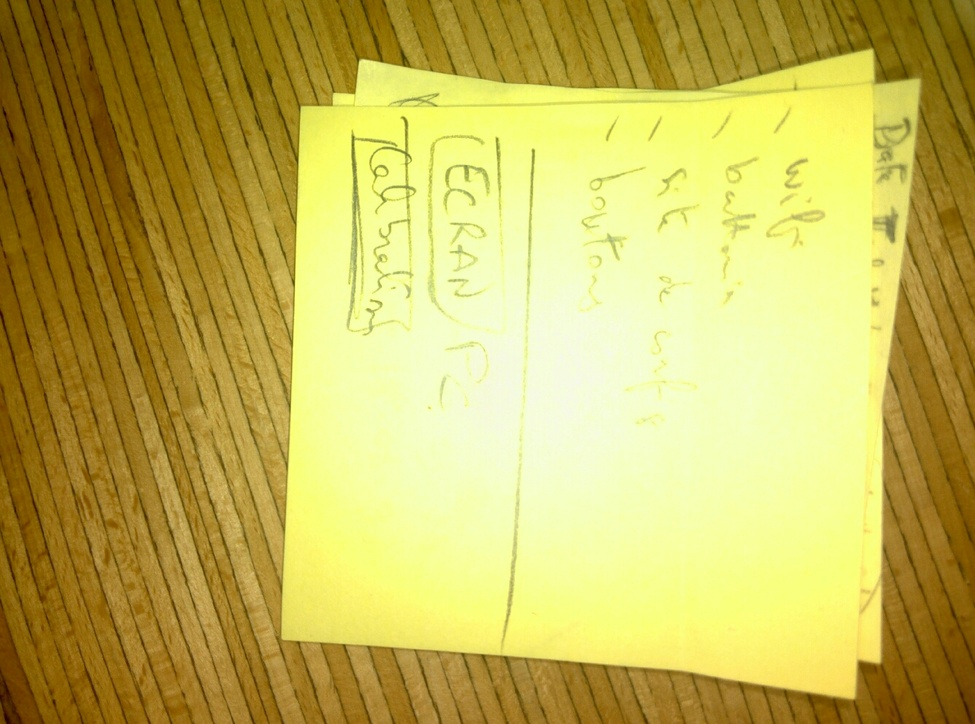
//> input picture goodTestImage.jpg, 975 x 724 px, shrunk from 1337 x 992 before the run
$ ./main goodTestImage.jpg out.png   (built with g++ and OpenCV 4)
//> lines starting //> are read from the running program, lines starting //| are printed output that depends on the picture
////////////////////////////////////////////////////////////////////////

////////////////////////////////////////////////////////////////////////
#include <stdlib.h>
#include <iostream>
#include <stdio.h>
#include <math.h>
#include <cv.h>
#include <highgui.h>
#include <opencv2/core/core.hpp>
#include <opencv2/highgui/highgui.hpp>
#include "opencv2/imgproc/imgproc.hpp"
#include <opencv2/ximgproc/fast_hough_transform.hpp>
#include <opencv/cv.h>
#include <opencv/highgui.h>
int main(int argc, char *argv[])
{
  // [4 lines of commented-out code are left out]

  if(argc<3){
    printf("Usage: main <image-file-name-input> <image-file-name-output>\n");
    exit(0);
  }

  // void cv::ximgproc::FastHoughTransform   (   InputArray    src,
  //   OutputArray   dst,
  //   int   dstMatDepth,
  //   int   angleRange = ARO_315_135,
  //   int   op = FHT_ADD,
  //   int   makeSkew = HDO_DESKEW
  // )

  // load an image
  // std::cout<<argv[1]<<std::endl;
  cv::Mat image = cv::imread(argv[1],CV_LOAD_IMAGE_GRAYSCALE);
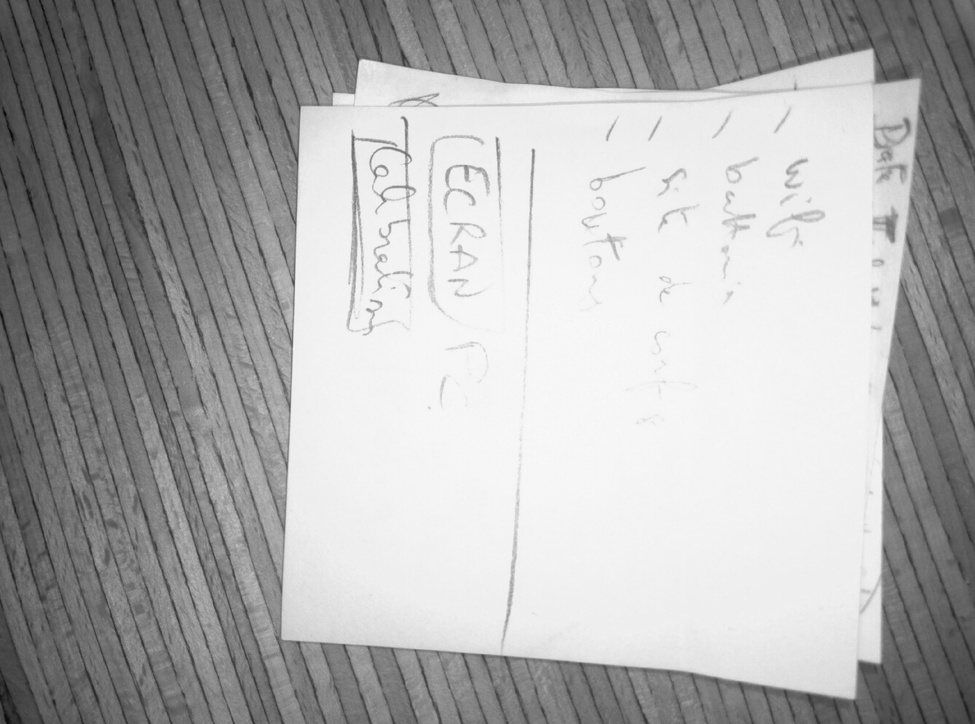
//> image: 724 rows x 975 cols, CV_8UC1; min 7, max 250, mean 174.2
  // [5 lines of commented-out code are left out]
  cv::imwrite("imageWritten.jpg",image);
  int lowThreshold;
  int const max_lowThreshold = 100;
  int ratio = 3;
  int kernel_size = 3;

  cv::Mat edge;
  cv::Canny( image, edge,40.0,100.0,3);// lowThreshold, lowThreshold*ratio, kernel_size );
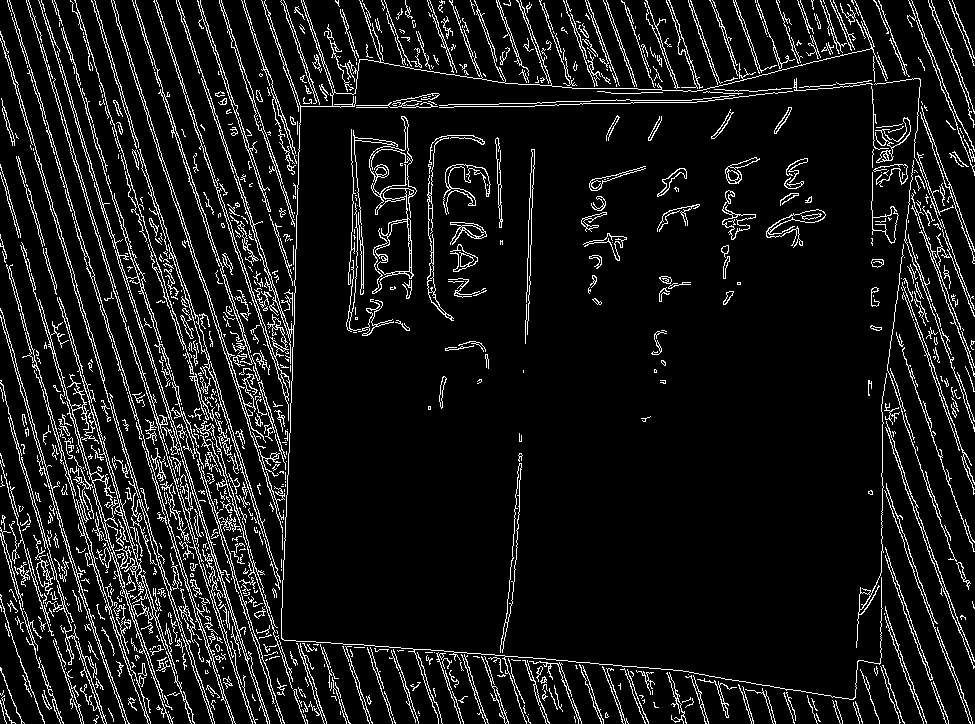
//> edge: 724 rows x 975 cols, CV_8UC1; 9.2% white in thin lines or dots
  edge.convertTo(edge,CV_32FC1);edge=edge/255.0;
//> after `edge.convertTo(edge, CV_32FC1)`: edge: 724 rows x 975 cols, CV_32FC1; 9.2% white in thin lines or dots
//> after `edge = edge / 255.0`:
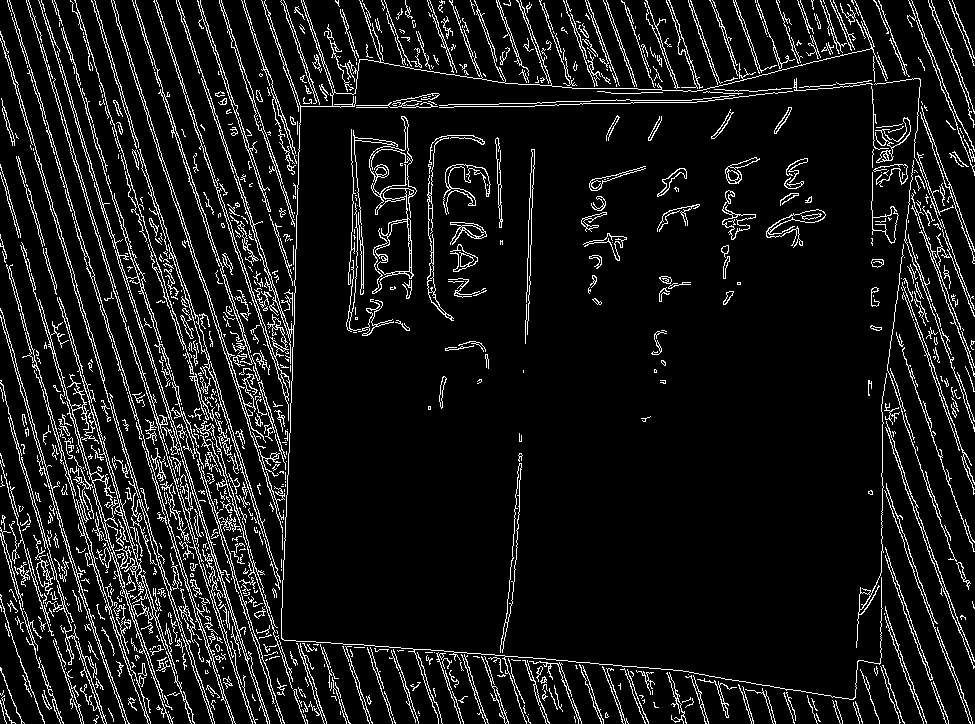
//> edge: 724 rows x 975 cols, CV_32FC1; values 0 (black) and 1 (white), 9.2% white in thin lines or dots
  cv::imwrite("edgeWritten.jpg",edge);
  // [7 lines of commented-out code are left out]
  cv::Mat houghTransform;
  cv::ximgproc::FastHoughTransform(edge,houghTransform,edge.depth());//,cv::ximgproc::ARO_315_135,cv::ximgproc::FHT_ADD,cv::ximgproc::HDO_DESKEW);
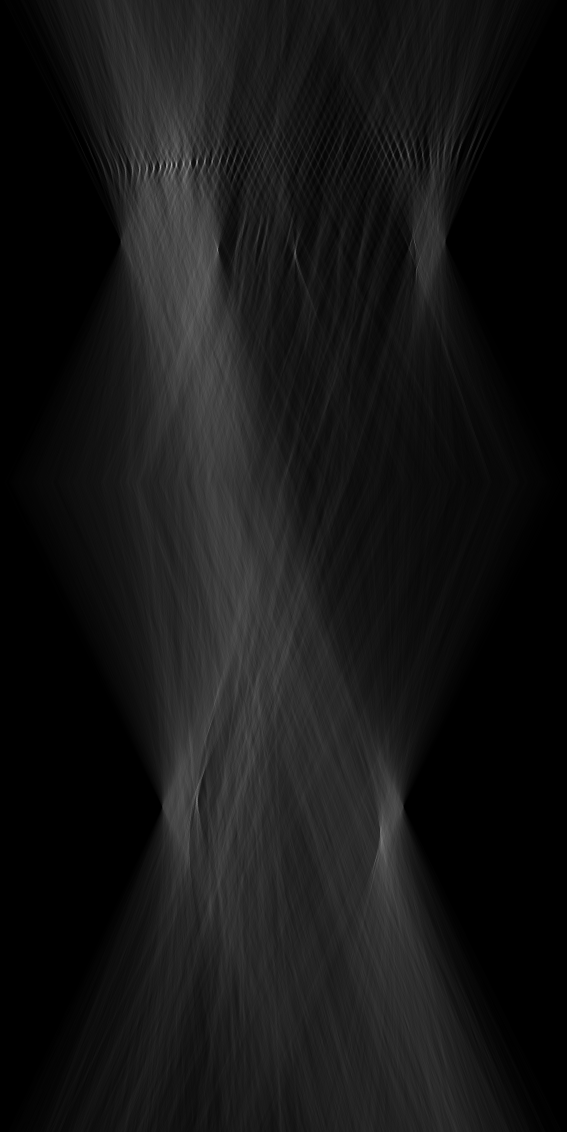
//> houghTransform: 3395 rows x 1699 cols, CV_32FC1 (shown at 1/3 size); min 0, max 443, mean 38.1; drawn with min black and max white
  // cv::imwrite("houghTransform.jpg",houghTransform);
  cv::imwrite(argv[2],houghTransform);

  //enhance the hough transform
  return 0;

}
